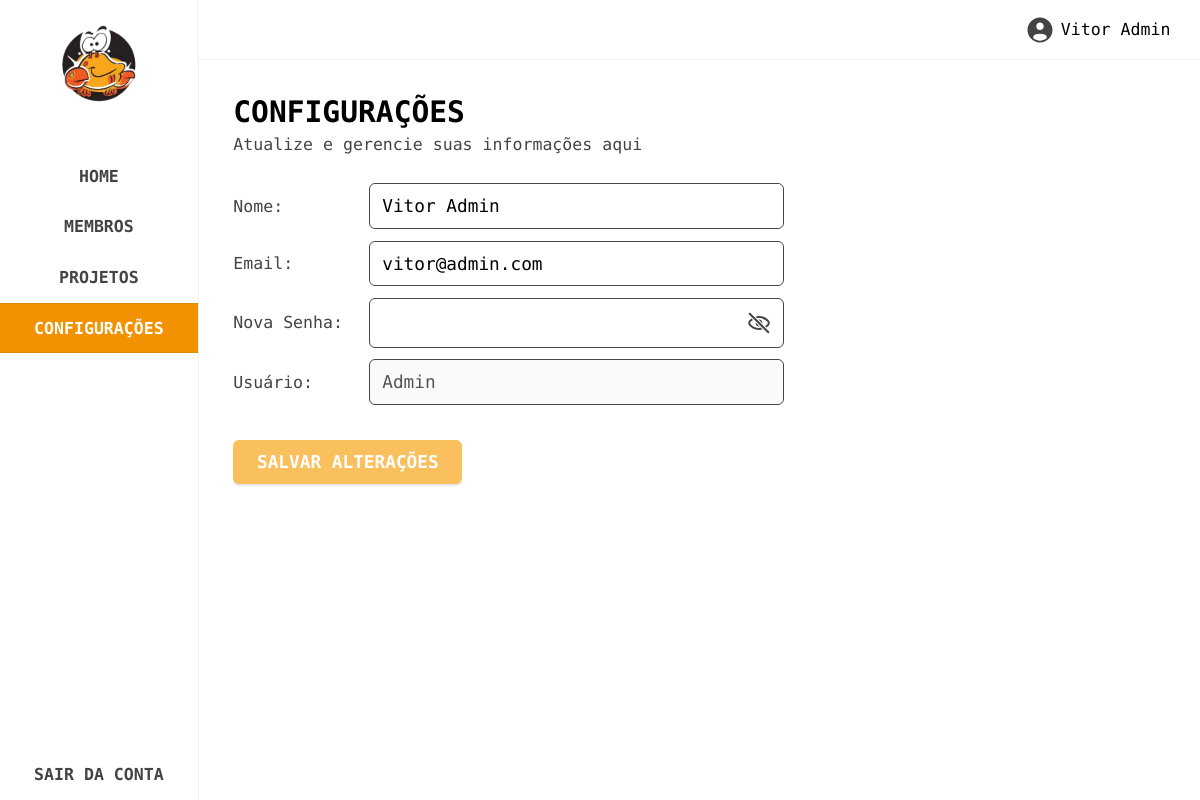
The page /configuracoes (signed in) on the database its author committed.
### tables this page shows
CREATE TABLE IF NOT EXISTS `users` (
  `id` bigint(100) NOT NULL AUTO_INCREMENT,
  `name` varchar(100) DEFAULT NULL,
  `email` varchar(150) DEFAULT NULL,
  `phone` varchar(100) DEFAULT NULL,
  `registration_number` bigint(100) DEFAULT NULL,
  `course` varchar(100) DEFAULT NULL,
  `year` varchar(100) DEFAULT NULL,
  `institution` varchar(150) DEFAULT NULL,
  `hours_to_be_validated` int(100) DEFAULT NULL,
  `password` varchar(150) DEFAULT NULL,
  `role` bigint(100) DEFAULT NULL,
  `approved` int(100) DEFAULT 0,
  PRIMARY KEY (`id`)
);

### routes/routes.php (called while the page is built, shortened)
<?php
$route = isset($_GET['url']) ? $_GET['url'] : '';
switch ($route) {
    case 'configuracoes':
        $file = './pages/settings.php';
        break;
}
include $file;
?>

### controllers/users.php (called while the page is built, shortened)
<?php
include_once __DIR__ . '/../config/config.php';
include_once __DIR__ . '/../db/db.php';
function get_user_info($user_id, $fields = []) {
    global $connect;
    $field_list = implode(", ", $fields);
    $query = "SELECT $field_list FROM users WHERE id = ?";
    $stmt = $connect->prepare($query);
    $stmt->bind_param('i', $user_id);
    $stmt->execute();
    $result = [];
    $bind_result_args = [];
    foreach ($fields as $field) {
        $bind_result_args[] = &$result[$field];
    }
    call_user_func_array([$stmt, 'bind_result'], $bind_result_args);
    return $result;
}
?>

### config/config.php (called while the page is built, shortened)
<?php
function base_url($path) {
    return rtrim(BASE_URL, '/') . '/' . ltrim($path, '/');
}
?>

### pages/settings.php (the view, shortened to what this page needs)
<?php
include_once __DIR__ . '/../controllers/users.php';
$user_id = $_COOKIE['user_id'];
$user_info = get_user_info($user_id, ['name', 'email', 'role', 'password']);
$name = $user_info['name'];
$email = $user_info['email'];
$role = $user_info['role'];
?>
<section class="settings" data-page="settings">
    <?php include __DIR__ . '/../partials/sidebar.php'; ?>
    <div class="main">
        <?php include __DIR__ . '/../partials/topbar.php'; ?>
        <div class="content">
            <div class="header">
                <span>
                    <h3>CONFIGURAÇÕES</h3>
                    <p>Atualize e gerencie suas informações aqui</p>
                </span>
            </div>
            <div class="infos">
                <form method="POST" action="" id="edit-user">
                    <span>
                        <label>Nome:</label>
                        <div class="input">
                            <input
                            type="text"
                            name="new-name"
                            value="<?= htmlspecialchars($name) ?>"
                            data-value="<?= htmlspecialchars($name) ?>"
                            class="settings-field">
                        </div>
                    </span>
                    <span>
                        <label>Email:</label>
                        <div class="input">
                            <input type="email"
                            name="new-email"
                            value="<?= htmlspecialchars($email) ?>"
                            data-value="<?= htmlspecialchars($email) ?>"
                            class="settings-field">
                        </div>
                    </span>
                    <span>
                        <label>Nova Senha:</label>
                        <div class="input">
                            <input
                            type="password"
                            name="new-password"
                            value=""
                            data-value=""
                            class="settings-field">
                            <button type="button" class="hide-show">
                                <img class="eye-hide" src="<?= base_url('assets/images/svg/eye-hide.svg') ?>" alt="eye-hide">
                            </button>
                        </div>
                    </span>
                    <span>
                        <label>Usuário:</label>
                        <div class="input">
                            <input
                            type="text"
                            value="<?= intval($role) == 1 ? 'Admin' : (intval($role) == 2 ? 'Funcionário' : 'Aluno') ?>"
                            data-value="<?= intval($role) == 1 ? 'Admin' : (intval($role) == 2 ? 'Funcionário' : 'Aluno') ?>"
                            class="settings-field"
                            readonly
                            disabled>
                        </div>
                    </span>
                    <div class="buttons">
                        <button type="submit" class="submit">SALVAR ALTERAÇÕES</button>
                    </div>
                </form>
            </div>
        </div>
    </div>
</section>

### assets/sass/style.css (style rules this page uses)
html { font-size: 74%; }
h1, h2, h3, h4, h5, h6 { font-weight: 600; }
h3 { font-size: 2.5rem; }
p, li, label { font-size: 1.4rem; list-style: none; }
* { margin: 0; padding: 0; box-sizing: border-box; font-family: "Encode Sans Expanded", sans-serif; }
body, html { overflow-x: hidden; }
section.settings { position: relative; z-index: 5; display: flex; }
section.settings .main { width: 100%; }
section.settings .main .content { display: flex; flex-direction: column; padding: 3rem; width: 100%; height: calc(100% - 5rem); }
section.settings .main .content .header { display: flex; justify-content: space-between; align-items: center; }
section.settings .main .content .header span:first-child { display: flex; flex-direction: column; gap: 0.5rem; }
section.settings .main .content .header span:first-child h3 { color: #000; font-weight: 700; }
section.settings .main .content .header span:first-child p { color: #444444; font-weight: 400; }
section.settings .main .content .infos { position: relative; margin-top: 2.5rem; }
section.settings .main .content .infos form { display: flex; flex-direction: column; gap: 1rem; }
section.settings .main .content .infos form span { display: flex; align-items: center; gap: 1.5rem; }
section.settings .main .content .infos form label { color: #444444; font-weight: 400; width: 10rem; }
section.settings .main .content .infos form .input { position: relative; border: 1px solid #444444; border-radius: 6px; color: #000; width: 35rem; max-width: 100%; display: flex; align-items: center; }
section.settings .main .content .infos form .input img { margin-left: 1rem; }
section.settings .main .content .infos form .input input { position: relative; width: 100%; font-size: 1.5rem; border: none; outline: none; padding: 1rem; border-radius: 6px; }
section.settings .main .content .infos form .input button { background: none; border: none; padding: 1rem; display: flex; justify-content: center; align-items: center; cursor: pointer; }
section.settings .main .content .infos form .input button img { width: 2rem; margin: 0; }
section.settings .main .content .buttons { display: flex; align-items: center; gap: 1rem; margin-top: 2rem; }
section.settings .main .content .buttons button { transition: all 0.2s ease; }
section.settings .main .content .buttons button.submit { display: flex; justify-content: center; align-items: center; gap: 1rem; max-width: 100%; padding: 1rem 2rem; background: #F9A61A; font-size: 1.5rem; font-weight: 700; color: #fff; border-radius: 6px; border: none; box-shadow: 0 2px 1px rgba(0, 0, 0, 0.1450980392); cursor: pointer; }
section.settings .main .content .buttons button.disabled { opacity: 0.7; cursor: default; }

### rows shown on the page
users: new-name "Vitor Admin", new-email "vitor@admin.com", role "Admin"

### other values the page prints
$user_info['name'] "Vitor Admin"
